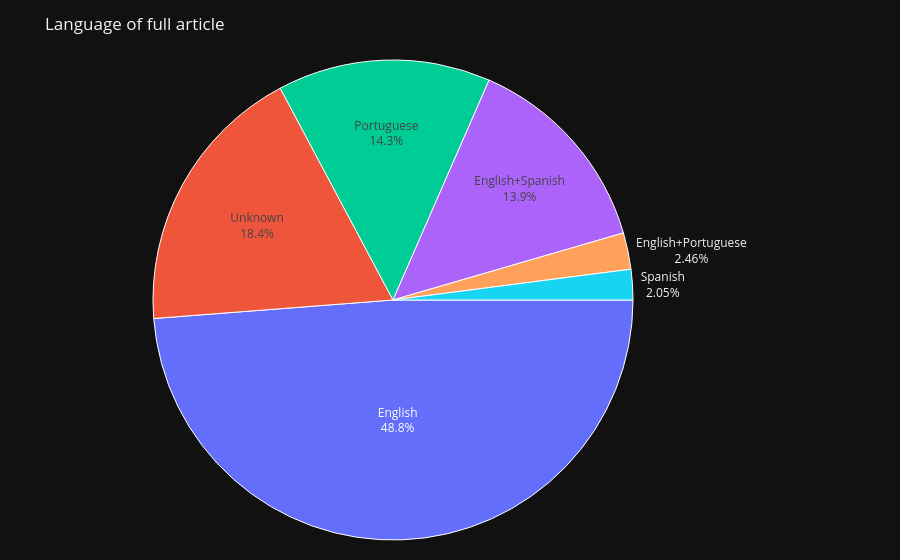

The code cell stored with this chart in its notebook:
### Markdown cell above
<llm-snippet-file>/Users/anezkasokol/Dropbox/AgroHomeo Review/Analysis/python_code_agrohom/my_first_analysis.ipynb</llm-snippet-file>

### Code cell
# Pie chart for "Language of full article" with language names and % contributions.
# Labels for slices <10% are placed outside for readability.

# Prepare data
language_series = (
    df['Language of full article']
    .fillna('Unknown')
    .astype(str)
    .str.strip()
)


# SPECIAL CASE re-labeling/normalization:
# - This is a dataset-specific cleanup to standardize mixed-language entries.
# - We treat '&' as equivalent to '+' and canonicalize the order of languages
#   so that permutations like "English+Spanish" and "Spanish+English" map to the same label.
def _normalize_language_label(s: str) -> str:
    if not s or s.lower() == 'unknown':
        return 'Unknown'
    # SPECIAL CASE: normalize separator
    s = s.replace('&', '+')
    parts = [p.strip().title() for p in s.split('+') if p.strip()]
    if not parts:
        return 'Unknown'
    # SPECIAL CASE: sort to combine permutations like "English+Spanish" and "Spanish+English"
    parts = sorted(dict.fromkeys(parts))  # remove duplicates and sort
    return '+'.join(parts) if len(parts) > 1 else parts[0]


# Apply the special-case normalization to the language labels
language_series = language_series.apply(_normalize_language_label)

language_counts = language_series.value_counts()
lang_labels = language_counts.index.tolist()
lang_values = language_counts.values.tolist()

# Compute percentages and set label positions
lang_total = sum(lang_values)
lang_percentages = [(v / lang_total) * 100 if lang_total else 0 for v in lang_values]
lang_text_positions = ['outside' if p < 10 else 'inside' for p in lang_percentages]

# Build pie chart with style similar to the country chart
language_pie = go.Figure(
    data=[
        go.Pie(
            labels=lang_labels,
            values=lang_values,
            textinfo='label+percent',
            textposition=lang_text_positions,
            hovertemplate='%{label}: %{percent} (%{value})<extra></extra>',
            sort=False,
            direction='clockwise',
            rotation=90,
        )
    ]
)

language_pie.update_traces(textfont_size=12, marker=dict(line=dict(color='white', width=1)))
language_pie.update_layout(
    title='Language of full article',
    showlegend=False,
    margin=dict(t=60, b=20, l=20, r=20)
)

language_pie.show()
language_pie.write_image('language_pie.png', width=800, height=600, scale=2)

### Figure 1 — Plotly figure (JSON) as saved in the notebook; plotly's stock layout.template omitted (floating-point values rounded to 4 significant figures)
{"data": [{"direction": "clockwise", "hovertemplate": "%{label}: %{percent} (%{value})<extra></extra>", "labels": ["English", "Unknown", "Portuguese", "English+Spanish", "English+Portuguese", "Spanish"], "rotation": 90, "sort": false, "textinfo": "label+percent", "textposition": ["inside", "inside", "inside", "inside", "outside", "outside"], "values": [119, 45, 35, 34, 6, 5], "type": "pie", "textfont": {"size": 12}, "marker": {"line": {"color": "white", "width": 1}}}], "layout": {"margin": {"t": 60, "b": 20, "l": 20, "r": 20}, "title": {"text": "Language of full article"}, "showlegend": false}}
